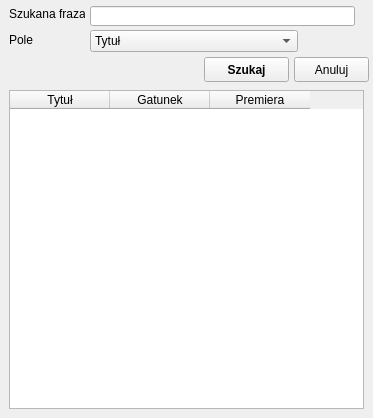
<?xml version="1.0" encoding="UTF-8"?>
<ui version="4.0">
 <class>Wyszukaj</class>
 <widget class="QWidget" name="Wyszukaj">
  <property name="geometry">
   <rect>
    <x>0</x>
    <y>0</y>
    <width>373</width>
    <height>418</height>
   </rect>
  </property>
  <property name="windowTitle">
   <string>Form</string>
  </property>
  <widget class="QLabel" name="label">
   <property name="geometry">
    <rect>
     <x>9</x>
     <y>6</y>
     <width>76</width>
     <height>16</height>
    </rect>
   </property>
   <property name="text">
    <string>Szukana fraza</string>
   </property>
  </widget>
  <widget class="QLineEdit" name="lineEdit_Fraza">
   <property name="geometry">
    <rect>
     <x>90</x>
     <y>6</y>
     <width>265</width>
     <height>20</height>
    </rect>
   </property>
  </widget>
  <widget class="QPushButton" name="pushButton_Search">
   <property name="geometry">
    <rect>
     <x>204</x>
     <y>57</y>
     <width>85</width>
     <height>25</height>
    </rect>
   </property>
   <property name="font">
    <font>
     <weight>75</weight>
     <bold>true</bold>
    </font>
   </property>
   <property name="text">
    <string>Szukaj</string>
   </property>
  </widget>
  <widget class="QLabel" name="label_2">
   <property name="geometry">
    <rect>
     <x>9</x>
     <y>33</y>
     <width>46</width>
     <height>13</height>
    </rect>
   </property>
   <property name="text">
    <string>Pole</string>
   </property>
  </widget>
  <widget class="QComboBox" name="comboBox_Pole">
   <property name="geometry">
    <rect>
     <x>90</x>
     <y>30</y>
     <width>208</width>
     <height>22</height>
    </rect>
   </property>
   <item>
    <property name="text">
     <string>Tytuł</string>
    </property>
   </item>
   <item>
    <property name="text">
     <string>Oryginalny tytuł</string>
    </property>
   </item>
   <item>
    <property name="text">
     <string>Gatunek</string>
    </property>
   </item>
   <item>
    <property name="text">
     <string>Własna ocena filmu - ścieżka dźwiękowa</string>
    </property>
   </item>
   <item>
    <property name="text">
     <string>Własna ocena filmu - zdjęcia</string>
    </property>
   </item>
   <item>
    <property name="text">
     <string>Własna ocena filmu - obsada</string>
    </property>
   </item>
   <item>
    <property name="text">
     <string>Własna ocena filmu - wartość artystyczna</string>
    </property>
   </item>
   <item>
    <property name="text">
     <string>Własna ocena filmu - całość</string>
    </property>
   </item>
   <item>
    <property name="text">
     <string>Obsada - imię i nazwisko reżysera</string>
    </property>
   </item>
   <item>
    <property name="text">
     <string>Obsada - narodowość reżysera</string>
    </property>
   </item>
   <item>
    <property name="text">
     <string>Obsada - operator imię i nazwisko</string>
    </property>
   </item>
   <item>
    <property name="text">
     <string>Obsada - opreator narodowość</string>
    </property>
   </item>
   <item>
    <property name="text">
     <string>Obsada - muzyka imię i nazwisko</string>
    </property>
   </item>
   <item>
    <property name="text">
     <string>Obsada - muzyka narodowość</string>
    </property>
   </item>
   <item>
    <property name="text">
     <string>Obsada - scenariusz imie i nazwisko</string>
    </property>
   </item>
   <item>
    <property name="text">
     <string>Obsada - scenariusz narodowość</string>
    </property>
   </item>
   <item>
    <property name="text">
     <string>Dane o Egzemplarzu - Właściciel - Imie i nazwisko</string>
    </property>
   </item>
   <item>
    <property name="text">
     <string>Dane o Egzemplarzu - Właściciel - Adres</string>
    </property>
   </item>
   <item>
    <property name="text">
     <string>Dane o Egzemplarzu - Sklep - Nazwa</string>
    </property>
   </item>
   <item>
    <property name="text">
     <string>Dane o Egzemplarzu - Sklep - Adres</string>
    </property>
   </item>
   <item>
    <property name="text">
     <string>Dane o Egzemplarzu - Sklep - Telefon</string>
    </property>
   </item>
   <item>
    <property name="text">
     <string>Dane o Egzemplarzu - Sklep - Fax</string>
    </property>
   </item>
   <item>
    <property name="text">
     <string>Dane o Egzemplarzu - Sklep - Email</string>
    </property>
   </item>
   <item>
    <property name="text">
     <string>Dane o Egzemplarzu - Sklep - WWW</string>
    </property>
   </item>
   <item>
    <property name="text">
     <string>Dane o Egzemplarzu - Cena</string>
    </property>
   </item>
   <item>
    <property name="text">
     <string>Dane o Egzemplarzu - Data zakupu</string>
    </property>
   </item>
   <item>
    <property name="text">
     <string>Dane o Egzemplarzu - Data skatalogowania</string>
    </property>
   </item>
   <item>
    <property name="text">
     <string>Dane o Egzemplarzu - Wartość aktualna</string>
    </property>
   </item>
   <item>
    <property name="text">
     <string>Dane o Egzemplarzu - Data Utraty</string>
    </property>
   </item>
   <item>
    <property name="text">
     <string>Dane o Egzemplarzu - Nr katalogowy</string>
    </property>
   </item>
   <item>
    <property name="text">
     <string>Dane o Egzemplarzu - Rodzaj nośnika</string>
    </property>
   </item>
   <item>
    <property name="text">
     <string>Info o Filmie - Rok produkcji</string>
    </property>
   </item>
   <item>
    <property name="text">
     <string>Info o Filmie - Data Premiery</string>
    </property>
   </item>
   <item>
    <property name="text">
     <string>Info o Filmie - Czas projekcji</string>
    </property>
   </item>
   <item>
    <property name="text">
     <string>Info o Filmie - Format wyświetlania</string>
    </property>
   </item>
   <item>
    <property name="text">
     <string>Info o Filmie - System kodowania obrazu</string>
    </property>
   </item>
   <item>
    <property name="text">
     <string>Info o Filmie - Język lektora</string>
    </property>
   </item>
   <item>
    <property name="text">
     <string>Info o Filmie - Język napisów</string>
    </property>
   </item>
   <item>
    <property name="text">
     <string>Info o Filmie - Kodek wideo - nazwa</string>
    </property>
   </item>
   <item>
    <property name="text">
     <string>Info o Filmie - Kodek Wideo - typ</string>
    </property>
   </item>
   <item>
    <property name="text">
     <string>Info o Filmie - Kodek wideo - wersja</string>
    </property>
   </item>
   <item>
    <property name="text">
     <string>Info o Filmie - Kodek audio - nazwa</string>
    </property>
   </item>
   <item>
    <property name="text">
     <string>Info o Filmie - Kodek audio - typ</string>
    </property>
   </item>
   <item>
    <property name="text">
     <string>Info o Filmie - Kodek audio - wersja</string>
    </property>
   </item>
   <item>
    <property name="text">
     <string>Info o Filmie - Zabezpieczenia - nazwa</string>
    </property>
   </item>
   <item>
    <property name="text">
     <string>Info o Filmie - Zabezpieczenia - typ</string>
    </property>
   </item>
   <item>
    <property name="text">
     <string>Info o Filmie - Zabezpieczenia - wersja</string>
    </property>
   </item>
   <item>
    <property name="text">
     <string>Info o Filmie - Kraj produkcji</string>
    </property>
   </item>
  </widget>
  <widget class="QTableWidget" name="tableWidget_Wyniki">
   <property name="geometry">
    <rect>
     <x>9</x>
     <y>90</y>
     <width>355</width>
     <height>319</height>
    </rect>
   </property>
   <property name="editTriggers">
    <set>QAbstractItemView::DoubleClicked</set>
   </property>
   <property name="tabKeyNavigation">
    <bool>false</bool>
   </property>
   <property name="dragDropOverwriteMode">
    <bool>false</bool>
   </property>
   <property name="selectionMode">
    <enum>QAbstractItemView::SingleSelection</enum>
   </property>
   <property name="selectionBehavior">
    <enum>QAbstractItemView::SelectRows</enum>
   </property>
   <column>
    <property name="text">
     <string>Tytuł</string>
    </property>
   </column>
   <column>
    <property name="text">
     <string>Gatunek</string>
    </property>
   </column>
   <column>
    <property name="text">
     <string>Premiera</string>
    </property>
   </column>
  </widget>
  <widget class="QPushButton" name="pushButton_Cancel">
   <property name="geometry">
    <rect>
     <x>294</x>
     <y>57</y>
     <width>75</width>
     <height>25</height>
    </rect>
   </property>
   <property name="text">
    <string>Anuluj</string>
   </property>
  </widget>
 </widget>
 <resources/>
 <connections/>
 <designerdata>
  <property name="gridDeltaX">
   <number>3</number>
  </property>
  <property name="gridDeltaY">
   <number>3</number>
  </property>
  <property name="gridSnapX">
   <bool>false</bool>
  </property>
  <property name="gridSnapY">
   <bool>false</bool>
  </property>
  <property name="gridVisible">
   <bool>true</bool>
  </property>
 </designerdata>
</ui>
